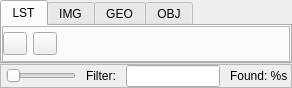
<?xml version="1.0" encoding="UTF-8"?>
<ui version="4.0">
 <class>Query</class>
 <widget class="QWidget" name="Query">
  <property name="geometry">
   <rect>
    <x>0</x>
    <y>0</y>
    <width>292</width>
    <height>88</height>
   </rect>
  </property>
  <property name="acceptDrops">
   <bool>false</bool>
  </property>
  <property name="windowTitle">
   <string>Query</string>
  </property>
  <property name="windowIcon">
   <iconset resource="Resources.qrc">
    <normaloff>:/res/res/dep_cube.svg</normaloff>:/res/res/dep_cube.svg</iconset>
  </property>
  <layout class="QVBoxLayout" name="verticalLayout">
   <property name="spacing">
    <number>0</number>
   </property>
   <property name="leftMargin">
    <number>0</number>
   </property>
   <property name="topMargin">
    <number>0</number>
   </property>
   <property name="rightMargin">
    <number>0</number>
   </property>
   <property name="bottomMargin">
    <number>0</number>
   </property>
   <item>
    <widget class="QTabWidget" name="tabWidget">
     <property name="acceptDrops">
      <bool>false</bool>
     </property>
     <property name="currentIndex">
      <number>0</number>
     </property>
     <widget class="QWidget" name="tabLst">
      <attribute name="title">
       <string>LST</string>
      </attribute>
      <layout class="QVBoxLayout" name="verticalLayout_2">
       <property name="spacing">
        <number>0</number>
       </property>
       <property name="leftMargin">
        <number>0</number>
       </property>
       <property name="topMargin">
        <number>0</number>
       </property>
       <property name="rightMargin">
        <number>0</number>
       </property>
       <property name="bottomMargin">
        <number>0</number>
       </property>
       <item>
        <widget class="QFrame" name="orderFrame">
         <property name="frameShape">
          <enum>QFrame::StyledPanel</enum>
         </property>
         <property name="frameShadow">
          <enum>QFrame::Raised</enum>
         </property>
         <layout class="QHBoxLayout" name="horizontalLayout">
          <property name="spacing">
           <number>6</number>
          </property>
          <property name="leftMargin">
           <number>0</number>
          </property>
          <property name="topMargin">
           <number>0</number>
          </property>
          <property name="rightMargin">
           <number>0</number>
          </property>
          <property name="bottomMargin">
           <number>0</number>
          </property>
          <item>
           <widget class="QToolButton" name="orderUpButton">
            <property name="toolTip">
             <string>Order down</string>
            </property>
            <property name="icon">
             <iconset resource="Resources.qrc">
              <normaloff>:/res/res/previous_small.svg</normaloff>:/res/res/previous_small.svg</iconset>
            </property>
           </widget>
          </item>
          <item>
           <widget class="QToolButton" name="orderDownButton">
            <property name="toolTip">
             <string>Order up</string>
            </property>
            <property name="text">
             <string/>
            </property>
            <property name="icon">
             <iconset resource="Resources.qrc">
              <normaloff>:/res/res/next_small.svg</normaloff>:/res/res/next_small.svg</iconset>
            </property>
           </widget>
          </item>
          <item>
           <spacer name="horizontalSpacer">
            <property name="orientation">
             <enum>Qt::Horizontal</enum>
            </property>
            <property name="sizeHint" stdset="0">
             <size>
              <width>40</width>
              <height>20</height>
             </size>
            </property>
           </spacer>
          </item>
         </layout>
        </widget>
       </item>
      </layout>
     </widget>
     <widget class="QWidget" name="tabImg">
      <attribute name="title">
       <string>IMG</string>
      </attribute>
      <layout class="QVBoxLayout" name="verticalLayout_3">
       <property name="spacing">
        <number>7</number>
       </property>
       <property name="leftMargin">
        <number>0</number>
       </property>
       <property name="topMargin">
        <number>0</number>
       </property>
       <property name="rightMargin">
        <number>0</number>
       </property>
       <property name="bottomMargin">
        <number>0</number>
       </property>
      </layout>
     </widget>
     <widget class="QWidget" name="tabGeo">
      <attribute name="title">
       <string>GEO</string>
      </attribute>
      <layout class="QVBoxLayout" name="verticalLayout_4">
       <property name="leftMargin">
        <number>0</number>
       </property>
       <property name="topMargin">
        <number>0</number>
       </property>
       <property name="rightMargin">
        <number>0</number>
       </property>
       <property name="bottomMargin">
        <number>0</number>
       </property>
      </layout>
     </widget>
     <widget class="QWidget" name="tabObj">
      <attribute name="title">
       <string>OBJ</string>
      </attribute>
      <layout class="QVBoxLayout" name="verticalLayout_5">
       <property name="spacing">
        <number>0</number>
       </property>
       <property name="leftMargin">
        <number>0</number>
       </property>
       <property name="topMargin">
        <number>0</number>
       </property>
       <property name="rightMargin">
        <number>0</number>
       </property>
       <property name="bottomMargin">
        <number>0</number>
       </property>
       <item>
        <widget class="QFrame" name="browseFrame">
         <property name="frameShape">
          <enum>QFrame::StyledPanel</enum>
         </property>
         <property name="frameShadow">
          <enum>QFrame::Raised</enum>
         </property>
         <layout class="QHBoxLayout" name="horizontalLayout_2">
          <property name="spacing">
           <number>6</number>
          </property>
          <property name="leftMargin">
           <number>0</number>
          </property>
          <property name="topMargin">
           <number>0</number>
          </property>
          <property name="rightMargin">
           <number>0</number>
          </property>
          <property name="bottomMargin">
           <number>0</number>
          </property>
          <item>
           <spacer name="horizontalSpacer_2">
            <property name="orientation">
             <enum>Qt::Horizontal</enum>
            </property>
            <property name="sizeHint" stdset="0">
             <size>
              <width>40</width>
              <height>20</height>
             </size>
            </property>
           </spacer>
          </item>
          <item>
           <widget class="QToolButton" name="prevButton">
            <property name="toolTip">
             <string>Previous Object</string>
            </property>
            <property name="icon">
             <iconset resource="Resources.qrc">
              <normaloff>:/res/res/previous_small.svg</normaloff>:/res/res/previous_small.svg</iconset>
            </property>
            <property name="iconSize">
             <size>
              <width>24</width>
              <height>24</height>
             </size>
            </property>
           </widget>
          </item>
          <item>
           <widget class="QToolButton" name="nextButton">
            <property name="toolTip">
             <string>Next Object</string>
            </property>
            <property name="text">
             <string/>
            </property>
            <property name="icon">
             <iconset resource="Resources.qrc">
              <normaloff>:/res/res/next_small.svg</normaloff>:/res/res/next_small.svg</iconset>
            </property>
            <property name="iconSize">
             <size>
              <width>24</width>
              <height>24</height>
             </size>
            </property>
           </widget>
          </item>
          <item>
           <widget class="QToolButton" name="newButton">
            <property name="toolTip">
             <string>New Object</string>
            </property>
            <property name="icon">
             <iconset resource="Resources.qrc">
              <normaloff>:/res/res/add_object.svg</normaloff>:/res/res/add_object.svg</iconset>
            </property>
            <property name="iconSize">
             <size>
              <width>24</width>
              <height>24</height>
             </size>
            </property>
           </widget>
          </item>
         </layout>
        </widget>
       </item>
       <item>
        <layout class="QVBoxLayout" name="objectLayout"/>
       </item>
       <item>
        <layout class="QVBoxLayout" name="relationsLayout">
         <property name="leftMargin">
          <number>0</number>
         </property>
         <property name="topMargin">
          <number>0</number>
         </property>
         <property name="rightMargin">
          <number>0</number>
         </property>
         <property name="bottomMargin">
          <number>0</number>
         </property>
        </layout>
       </item>
      </layout>
     </widget>
    </widget>
   </item>
   <item>
    <widget class="QFrame" name="footerFrame">
     <property name="frameShape">
      <enum>QFrame::StyledPanel</enum>
     </property>
     <property name="frameShadow">
      <enum>QFrame::Raised</enum>
     </property>
     <layout class="QGridLayout" name="gridLayout">
      <property name="leftMargin">
       <number>0</number>
      </property>
      <property name="topMargin">
       <number>0</number>
      </property>
      <property name="rightMargin">
       <number>0</number>
      </property>
      <property name="bottomMargin">
       <number>0</number>
      </property>
      <item row="0" column="0">
       <layout class="QGridLayout" name="footerLayout" columnstretch="0,0,0,0">
        <property name="leftMargin">
         <number>5</number>
        </property>
        <property name="horizontalSpacing">
         <number>10</number>
        </property>
        <item row="0" column="1">
         <widget class="QLabel" name="filterLabel">
          <property name="text">
           <string>Filter:</string>
          </property>
         </widget>
        </item>
        <item row="0" column="3">
         <widget class="QLabel" name="countLabel">
          <property name="text">
           <string>Found: %s </string>
          </property>
          <property name="margin">
           <number>3</number>
          </property>
         </widget>
        </item>
        <item row="0" column="2">
         <widget class="QLineEdit" name="filterEdit"/>
        </item>
        <item row="0" column="0">
         <widget class="QSlider" name="zoomSlider">
          <property name="minimum">
           <number>24</number>
          </property>
          <property name="maximum">
           <number>256</number>
          </property>
          <property name="orientation">
           <enum>Qt::Horizontal</enum>
          </property>
         </widget>
        </item>
       </layout>
      </item>
     </layout>
     <zorder></zorder>
    </widget>
   </item>
  </layout>
 </widget>
 <resources>
  <include location="Resources.qrc"/>
 </resources>
 <connections/>
</ui>
